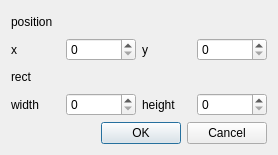
<?xml version="1.0" encoding="UTF-8"?>
<ui version="4.0">
 <class>ManualLockScreen</class>
 <widget class="QDialog" name="ManualLockScreen">
  <property name="geometry">
   <rect>
    <x>0</x>
    <y>0</y>
    <width>278</width>
    <height>155</height>
   </rect>
  </property>
  <property name="windowTitle">
   <string>Dialog</string>
  </property>
  <layout class="QVBoxLayout" name="verticalLayout">
   <item>
    <layout class="QGridLayout" name="gridLayout">
     <item row="3" column="2">
      <widget class="QLabel" name="rect_height">
       <property name="text">
        <string>height</string>
       </property>
      </widget>
     </item>
     <item row="3" column="0">
      <widget class="QLabel" name="rect_width">
       <property name="text">
        <string>width</string>
       </property>
      </widget>
     </item>
     <item row="1" column="3">
      <widget class="QSpinBox" name="y">
       <property name="minimumSize">
        <size>
         <width>70</width>
         <height>0</height>
        </size>
       </property>
       <property name="maximum">
        <number>9999</number>
       </property>
      </widget>
     </item>
     <item row="2" column="0">
      <widget class="QLabel" name="position_2">
       <property name="text">
        <string>rect</string>
       </property>
      </widget>
     </item>
     <item row="0" column="0">
      <widget class="QLabel" name="position">
       <property name="text">
        <string>position</string>
       </property>
      </widget>
     </item>
     <item row="1" column="2">
      <widget class="QLabel" name="pos_y">
       <property name="text">
        <string>y</string>
       </property>
      </widget>
     </item>
     <item row="1" column="0">
      <widget class="QLabel" name="pos_x">
       <property name="text">
        <string>x</string>
       </property>
      </widget>
     </item>
     <item row="3" column="1">
      <widget class="QSpinBox" name="width">
       <property name="minimumSize">
        <size>
         <width>70</width>
         <height>0</height>
        </size>
       </property>
       <property name="maximum">
        <number>9999</number>
       </property>
      </widget>
     </item>
     <item row="1" column="1">
      <widget class="QSpinBox" name="x">
       <property name="minimumSize">
        <size>
         <width>70</width>
         <height>0</height>
        </size>
       </property>
       <property name="maximum">
        <number>9999</number>
       </property>
      </widget>
     </item>
     <item row="3" column="3">
      <widget class="QSpinBox" name="height">
       <property name="minimumSize">
        <size>
         <width>70</width>
         <height>0</height>
        </size>
       </property>
       <property name="maximum">
        <number>9999</number>
       </property>
      </widget>
     </item>
    </layout>
   </item>
   <item>
    <widget class="QDialogButtonBox" name="buttonBox">
     <property name="orientation">
      <enum>Qt::Horizontal</enum>
     </property>
     <property name="standardButtons">
      <set>QDialogButtonBox::Cancel|QDialogButtonBox::Ok</set>
     </property>
    </widget>
   </item>
  </layout>
 </widget>
 <resources/>
 <connections>
  <connection>
   <sender>buttonBox</sender>
   <signal>accepted()</signal>
   <receiver>ManualLockScreen</receiver>
   <slot>accept()</slot>
   <hints>
    <hint type="sourcelabel">
     <x>248</x>
     <y>254</y>
    </hint>
    <hint type="destinationlabel">
     <x>157</x>
     <y>274</y>
    </hint>
   </hints>
  </connection>
  <connection>
   <sender>buttonBox</sender>
   <signal>rejected()</signal>
   <receiver>ManualLockScreen</receiver>
   <slot>reject()</slot>
   <hints>
    <hint type="sourcelabel">
     <x>316</x>
     <y>260</y>
    </hint>
    <hint type="destinationlabel">
     <x>286</x>
     <y>274</y>
    </hint>
   </hints>
  </connection>
 </connections>
</ui>
